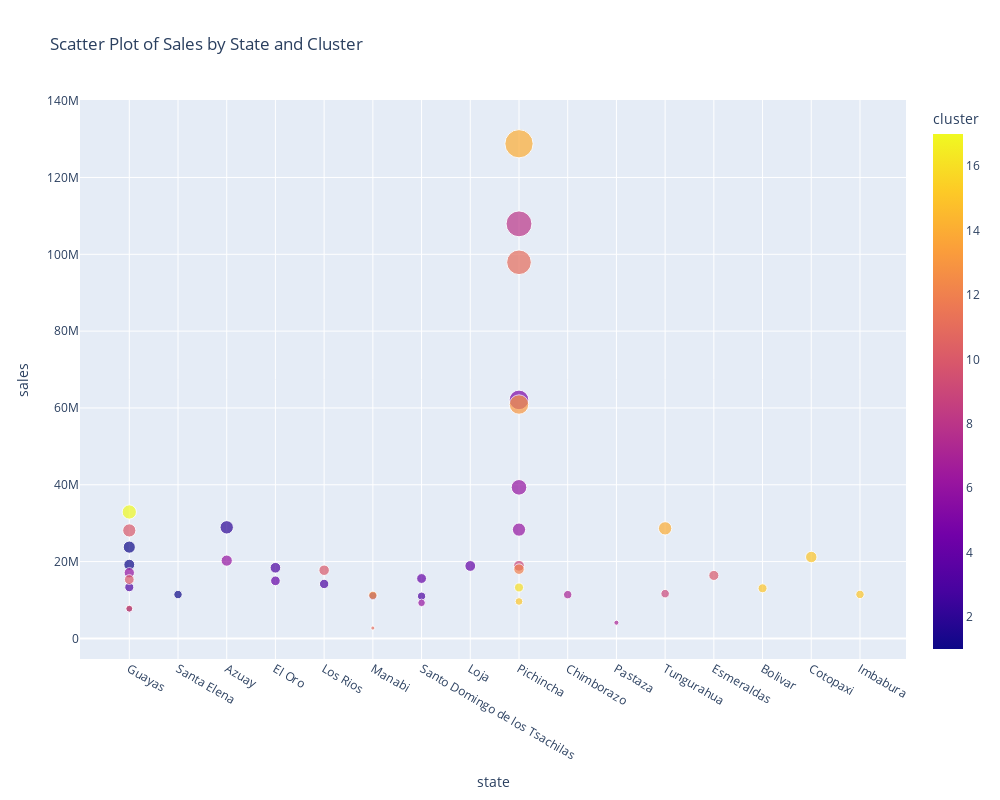

Here is the notebook cell this chart was saved with:
### Code cell
fig = px.scatter(grouped_sales, x='state', y='sales',
                 color='cluster', size='sales',
                 title='Scatter Plot of Sales by State and Cluster')
fig.update_layout(width=1000, height=800)
fig.show()

### Figure 1 — Plotly figure (JSON) as saved in the notebook; plotly's stock layout.template omitted (floating-point values rounded to 4 significant figures)
{"data": [{"hovertemplate": "state=%{x}<br>sales=%{marker.size}<br>cluster=%{marker.color}<extra></extra>", "legendgroup": "", "marker": {"color": [1, 1, 1, 2, 3, 3, 3, 3, 3, 3, 4, 4, 4, 5, 6, 6, 6, 6, 6, 7, 7, 8, 9, 9, 10, 10, 10, 10, 10, 11, 11, 12, 13, 13, 14, 14, 15, 15, 15, 15, 16, 17], "coloraxis": "coloraxis", "size": [19190000.0, 23770000.0, 11420000.0, 28920000.0, 18400000.0, 13330000.0, 7677000.0, 14180000.0, 11060000.0, 10990000.0, 14990000.0, 18860000.0, 15590000.0, 62090000.0, 20250000.0, 17090000.0, 28330000.0, 39330000.0, 9256000.0, 11390000.0, 4090000.0, 107900000.0, 18910000.0, 11650000.0, 16390000.0, 7755000.0, 28110000.0, 15320000.0, 17750000.0, 2696000.0, 97920000.0, 18030000.0, 11220000.0, 60890000.0, 128800000.0, 28650000.0, 13050000.0, 21180000.0, 11450000.0, 9614000.0, 13260000.0, 32910000.0], "sizemode": "area", "sizeref": 321900.0, "symbol": "circle"}, "mode": "markers", "name": "", "orientation": "v", "showlegend": false, "type": "scatter", "x": ["Guayas", "Guayas", "Santa Elena", "Azuay", "El Oro", "Guayas", "Guayas", "Los Rios", "Manabi", "Santo Domingo de los Tsachilas", "El Oro", "Loja", "Santo Domingo de los Tsachilas", "Pichincha", "Azuay", "Guayas", "Pichincha", "Pichincha", "Santo Domingo de los Tsachilas", "Chimborazo", "Pastaza", "Pichincha", "Pichincha", "Tungurahua", "Esmeraldas", "Guayas", "Guayas", "Guayas", "Los Rios", "Manabi", "Pichincha", "Pichincha", "Manabi", "Pichincha", "Pichincha", "Tungurahua", "Bolivar", "Cotopaxi", "Imbabura", "Pichincha", "Pichincha", "Guayas"], "xaxis": "x", "y": [19190000.0, 23770000.0, 11420000.0, 28920000.0, 18400000.0, 13330000.0, 7677000.0, 14180000.0, 11060000.0, 10990000.0, 14990000.0, 18860000.0, 15590000.0, 62090000.0, 20250000.0, 17090000.0, 28330000.0, 39330000.0, 9256000.0, 11390000.0, 4090000.0, 107900000.0, 18910000.0, 11650000.0, 16390000.0, 7755000.0, 28110000.0, 15320000.0, 17750000.0, 2696000.0, 97920000.0, 18030000.0, 11220000.0, 60890000.0, 128800000.0, 28650000.0, 13050000.0, 21180000.0, 11450000.0, 9614000.0, 13260000.0, 32910000.0], "yaxis": "y"}], "layout": {"coloraxis": {"colorbar": {"title": {"text": "cluster"}}, "colorscale": [[0, "#0d0887"], [0.1111, "#46039f"], [0.2222, "#7201a8"], [0.3333, "#9c179e"], [0.4444, "#bd3786"], [0.5556, "#d8576b"], [0.6667, "#ed7953"], [0.7778, "#fb9f3a"], [0.8889, "#fdca26"], [1, "#f0f921"]]}, "height": 800, "legend": {"itemsizing": "constant", "tracegroupgap": 0}, "title": {"text": "Scatter Plot of Sales by State and Cluster"}, "width": 1000, "xaxis": {"anchor": "y", "domain": [0, 1], "title": {"text": "state"}}, "yaxis": {"anchor": "x", "domain": [0, 1], "title": {"text": "sales"}}}}
